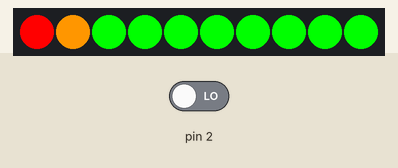
This sketch was run on a simulated Arduino Uno, built with avr-gcc and run on an emulated ATmega328P. Shown: 10 RGB LEDs in strip order, left to right. Inputs (shaded band) come from the test bench; at power-on: pin 2 LOW.

Above: at 2.8 s.
2.9 s: pin 2 driven HIGH
At 3.16 s:
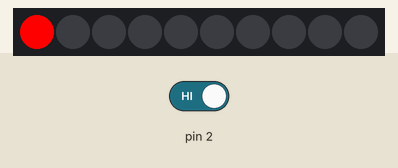
At 3.56 s:
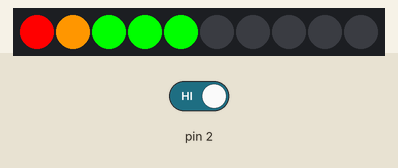
4.8 s: pin 2 driven LOW
Timing chart, 0 to 7.8 s (numbered marks = the images above; inputs shaded):
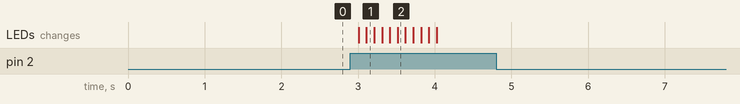

The sketch:

module_3_1.ino
```cpp
#include<Grove_LED_Bar.h>

Grove_LED_Bar bar(9, 8, 0);

//int inPin = 7;
//int val = 0;

void setup() {
  // put your setup code here, to run once:
  bar.begin();
  pinMode(2, INPUT);
  //pinMode(inPin, INPUT);
}

void loop() {
  // put your main code here, to run repeatedly:
  if(digitalRead(2) == HIGH)
  {
    for (int i = 0; i <= 10; i++)
    {
      if(digitalRead(2) == LOW)
      {
        break;
      }
      bar.setLevel(i);
      delay(100);
    }
  }
  else
  {
    bar.setLevel(10);
  }

  delay(1000);

}
```

Measured:
- after the input at 2.9 s, the LEDs: first change after 0.11 s (image 1 shows a later state)
- after the input at 4.8 s, every drawn part: stays the same
